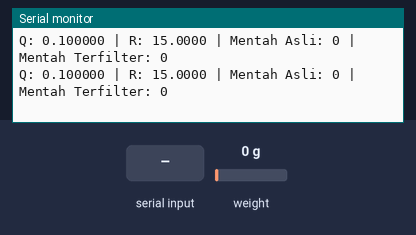
The sketch below on a simulated Arduino Uno, built with avr-gcc and run on an emulated ATmega328P. Parts: the last lines printed to the serial monitor. Inputs (shaded band) come from the test bench; at power-on: weight on the scale 0 g.

Above: at 1.2 s.
1.3 s: weight on the scale set to 2500 g
At 1.46 s:
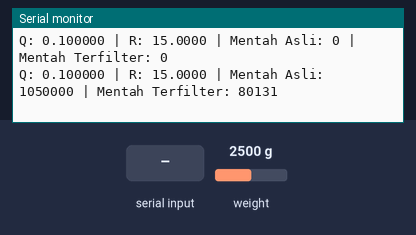
4.3 s: "Q=\n" received over Serial
At 4.64 s:
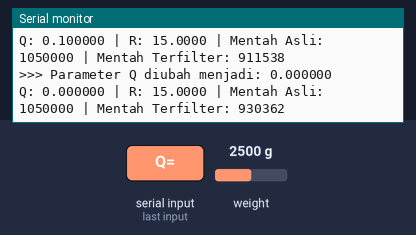
5.9 s: "R=\n" received over Serial
At 6.46 s:
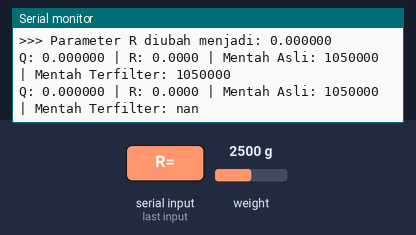
7.8 s: weight on the scale set to 100 g
At 7.8 s:
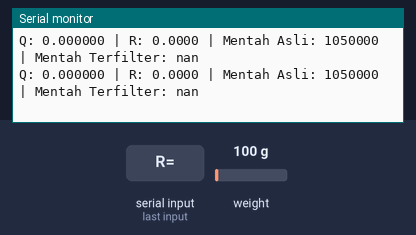
Timing chart, 0 to 10.3 s (numbered marks = the images above; inputs shaded):
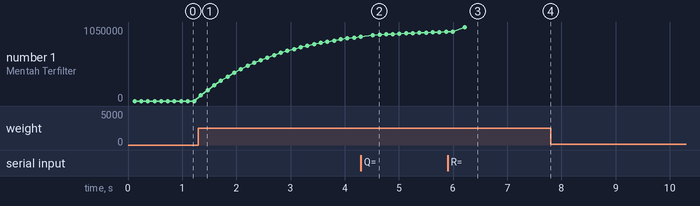

The sketch:

Kalman_Filter_Tuning_Tool.ino
```cpp
#include "HX711.h"

HX711 scale;

// --- Kelas Kalman Filter Sederhana (1D) ---
class KalmanFilter {
private:
  float Q;  // Process noise covariance
  float R;  // Measurement noise covariance
  float x;  // Estimated value
  float p;  // Estimation error covariance
  float k;  // Kalman gain

public:
  KalmanFilter(float process_noise, float measurement_noise, float initial_value = 0) {
    Q = process_noise;
    R = measurement_noise;
    x = initial_value;
    p = 1.0;
  }

  float filter(float measurement) {
    p = p + Q;
    k = p / (p + R);
    x = x + k * (measurement - x);
    p = (1 - k) * p;
    return x;
  }
};

// --- Variabel Global untuk Parameter Filter ---
float current_q = 0.1;
float current_r = 15.0;

// Inisialisasi objek filter
KalmanFilter raw_filter(current_q, current_r);

void printInstructions() {
  Serial.println("\n--- Alat Tuning Kalman Filter Interaktif ---");
  Serial.println("Tujuan: Menemukan nilai Q dan R yang paling stabil untuk sensor Anda.");
  Serial.println("Perintah (kirim lalu Enter):");
  Serial.println("  Q=[nilai]  -> Contoh: Q=0.01");
  Serial.println("  R=[nilai]  -> Contoh: R=25.5");
  Serial.println("-------------------------------------------------");
}

void setup() {
  Serial.begin(115200);
  scale.begin(13, 14);

  printInstructions();
  Serial.println("Sistem siap. Biarkan timbangan dalam kondisi kosong dan amati.");
}

void loop() {
  // --- Handle User Input ---
  if (Serial.available() > 0) {
    String command = Serial.readStringUntil('\n');
    command.trim();  // Hapus spasi atau karakter tak terlihat

    if (command.startsWith("Q=")) {
      String q_value_str = command.substring(2);  // Ambil string setelah "Q="
      current_q = q_value_str.toFloat();
      raw_filter = KalmanFilter(current_q, current_r, raw_filter.filter(scale.read()));  // Re-create filter
      Serial.print("\n>>> Parameter Q diubah menjadi: ");
      Serial.println(current_q, 6);

    } else if (command.startsWith("R=")) {
      String r_value_str = command.substring(2);  // Ambil string setelah "R="
      current_r = r_value_str.toFloat();
      raw_filter = KalmanFilter(current_q, current_r, raw_filter.filter(scale.read()));  // Re-create filter
      Serial.print("\n>>> Parameter R diubah menjadi: ");
      Serial.println(current_r, 6);
    }
  }

  // --- Lakukan Pengukuran dan Pemfilteran ---
  long raw_reading = scale.read();
  float filtered_raw = raw_filter.filter(raw_reading);

  // --- Tampilkan Informasi Diagnostik ---
  Serial.print("Q: ");
  Serial.print(current_q, 6);
  Serial.print(" | R: ");
  Serial.print(current_r, 4);
  Serial.print(" | Mentah Asli: ");
  Serial.print(raw_reading);
  Serial.print(" | Mentah Terfilter: ");
  Serial.println(filtered_raw, 0);
  delay(20);
}
```

Measured:
- after the input at 1.3 s, the serial monitor: prints a new line after 0.05 s (image 1)
- after the input at 4.3 s, the serial monitor: prints a new line after 0.12 s (image 2)
- after the input at 5.9 s, the serial monitor: prints a new line after 0.22 s (image 3)
- plotted number 1: 0 → 911538 after the input at 1.3 s, 911538 → 979104 after the input at 4.3 s
